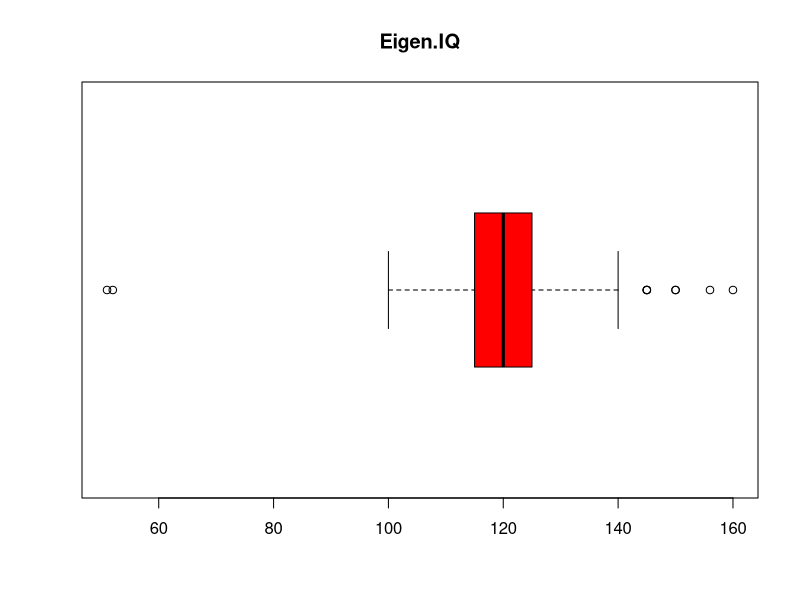
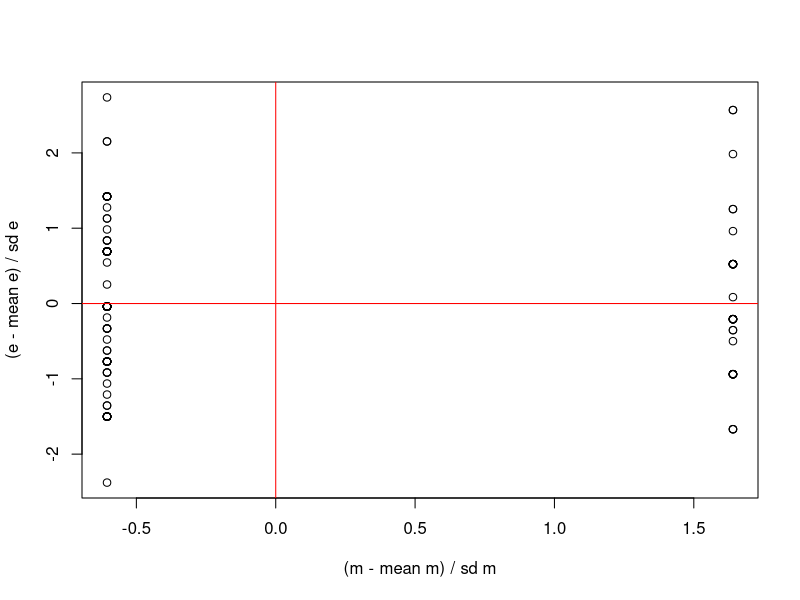

The R script that drew these images, in order:
## ---- chunk 1
data = read.csv("IQ.csv")
data[12:17,]
## ---- chunk 2
means <- aggregate(Eigen.IQ ~ factor(sekse), data, mean)
## ---- chunk 3
aggregate(Eigen.IQ ~ factor(sekse), data, mean)
## ---- chunk 4
fit <- lm(Eigen.IQ ~ factor(sekse), data)
cbind(Eigen.IQ = data$Eigen.IQ, b.0 =fit$coefficients[1], b.1 = fit$coefficients[2], sekse = data$sekse, error = fit$residuals)[12:17,]
## ---- chunk 5
boxplot(data$Eigen.IQ, horizontal = T, col= 'red', main=names(data)[3])
## ---- chunk 6
data2 <- subset(data,  Eigen.IQ > 100)
data2 <- subset(data2, Eigen.IQ < 140)

aggregate(Eigen.IQ ~ factor(sekse), data2, mean)

fit <- lm(Eigen.IQ ~ factor(sekse), data2)
cbind(Eigen.IQ = data2$Eigen.IQ, b.0 =fit$coefficients[1], b.1 = fit$coefficients[2], sekse = data2$sekse, error = fit$residuals)[12:17,]
## ---- chunk 7
plot(scale(fit$fitted.values), scale(fit$residuals), ylab="(e - mean e) / sd e", xlab="(m - mean m) / sd m")
lines(c(-10,10),c(0,0), col='red')
lines(c(0,0),c(-10,10), col='red')
